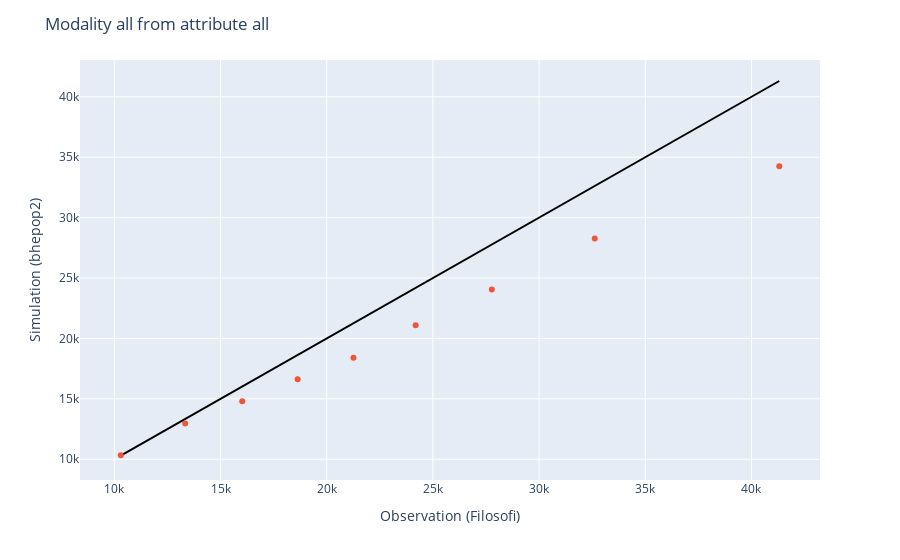

Notebook cell for this chart:
### Markdown cell above
### Some plots

### Code cell
plot_analysis(df_analysis, "all", "all")

### Figure 1 — Plotly figure (JSON) as saved in the notebook; plotly's stock layout.template omitted (floating-point values rounded to 4 significant figures)
{"data": [{"hovertemplate": "x=%{x}<br>y=%{y}<extra></extra>", "legendgroup": "", "line": {"color": "black", "dash": "solid"}, "marker": {"symbol": "circle"}, "mode": "lines", "name": "", "orientation": "v", "showlegend": false, "type": "scatter", "x": [10300.0, 13340.0, 16020.0, 18630.0, 21260.0, 24188, 27770.0, 32620, 41308], "xaxis": "x", "y": [10300.0, 13340.0, 16020.0, 18630.0, 21260.0, 24188, 27770.0, 32620, 41308], "yaxis": "y"}, {"mode": "markers", "name": "bhepop2", "type": "scatter", "x": [10300.0, 13340.0, 16020.0, 18630.0, 21260.0, 24188, 27770.0, 32620, 41308], "y": [10330, 12960.0, 14799, 16630.0, 18400.0, 21100.0, 24060.0, 28264, 34250.0]}], "layout": {"legend": {"tracegroupgap": 0}, "margin": {"t": 60}, "showlegend": false, "title": {"text": "Modality all from attribute all"}, "xaxis": {"anchor": "y", "domain": [0, 1], "title": {"text": "Observation (Filosofi)"}}, "yaxis": {"anchor": "x", "domain": [0, 1], "title": {"text": "Simulation (bhepop2)"}}}}
